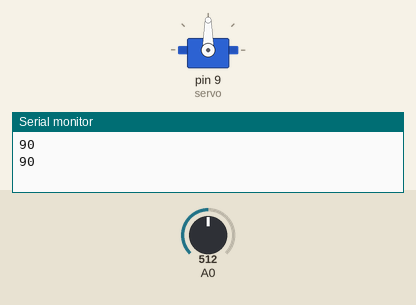
This sketch was run on a simulated Arduino Uno, built with avr-gcc and run on an emulated ATmega328P. Shown: servo, the last lines printed to the serial monitor. The test bench sets the inputs (shaded band); at power-on: A0 = 512.

Above: at 1.8 s.
1.9 s: A0 set to 716
At 2.3 s:
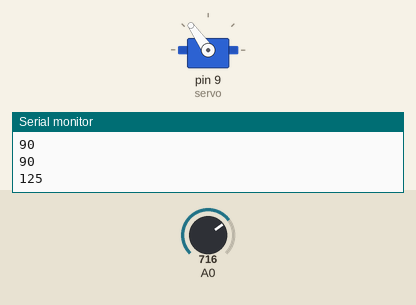
3.5 s: A0 set to 900
At 5.1 s:
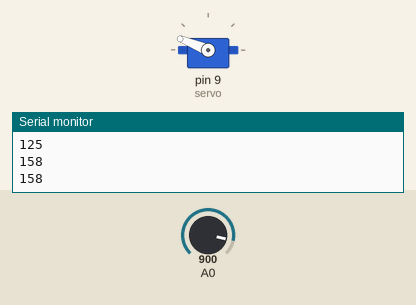
5.5 s: A0 set to 1023
At 6.6 s:
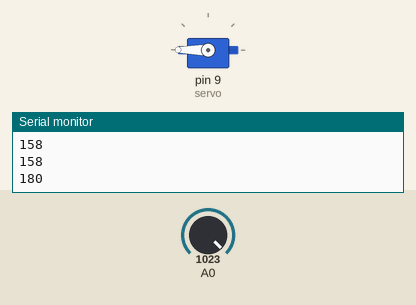
7.5 s: A0 set to 306
At 9.2 s:
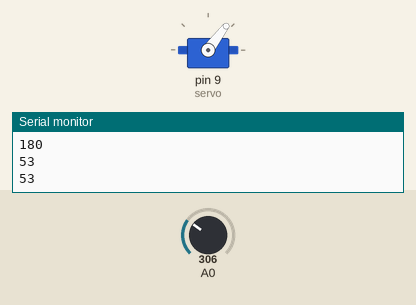
9.5 s: A0 set to 122
At 10.9 s:
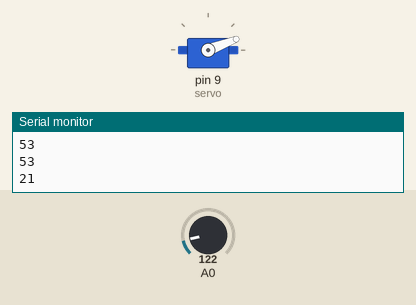
11.5 s: A0 set to 0
At 12.5 s:
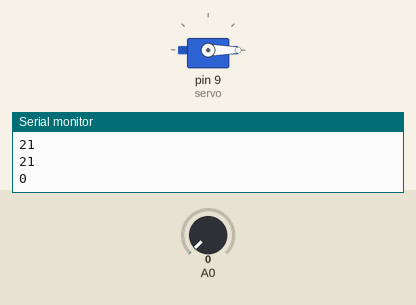
Timing chart, 0 to 14.5 s (numbered marks = the images above; inputs shaded):
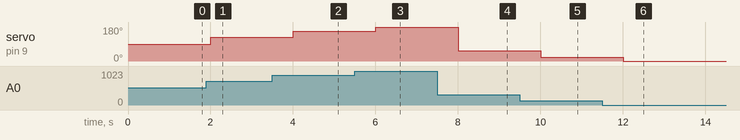

Measured:
- after the input at 1.9 s, servo on pin 9 (servo): 90° → 125° after 0.10 s
- after the input at 3.5 s, servo on pin 9 (servo): 125° → 158° after 0.50 s
- after the input at 5.5 s, servo on pin 9 (servo): 158° → 180° after 0.50 s
- after the input at 7.5 s, servo on pin 9 (servo): 180° → 53° after 0.50 s
- after the input at 9.5 s, servo on pin 9 (servo): 53° → 21° after 0.50 s
- after the input at 11.5 s, servo on pin 9 (servo): 21° → 0° after 0.51 s

The sketch:

q4.ino
```cpp
#include <Servo.h>

Servo servo;

void setup() {
  servo.attach(9);
  Serial.begin(9600);
}

void loop() {
  int degree;
  degree = analogRead(A0);
  degree = map(degree, 0, 1023, 0, 180);
  servo.write(degree);
  Serial.println(degree);
  delay(1000);
}
```
